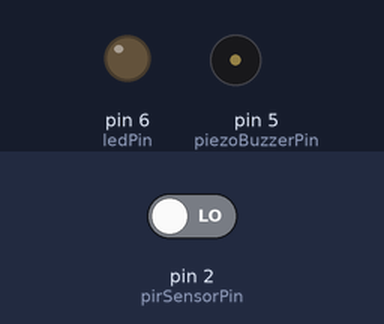
Simulated run of this sketch. Board: Arduino Uno, built with avr-gcc and run on an emulated ATmega328P. Shown: output pins drawn as LEDs (lit = HIGH), buzzer (waves = sounding). Dashed ring = blinking. The inputs (shaded band) are chosen by the test bench; at power-on: pin 2 (pirSensorPin) LOW.

Above: at 6.2 s.
6.3 s: pin 2 (pirSensorPin) driven HIGH
At 6.55 s:
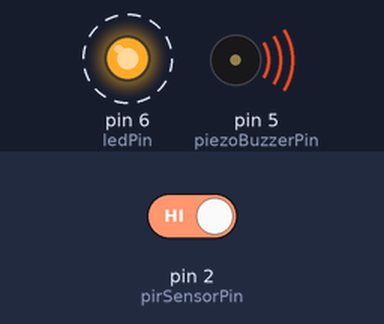
9.3 s: pin 2 (pirSensorPin) driven LOW
At 9.3 s:
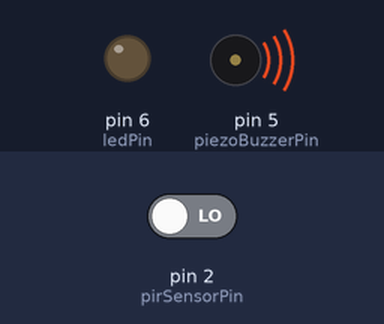
Timing chart, 0 to 12.3 s (numbered marks = the images above; inputs shaded):
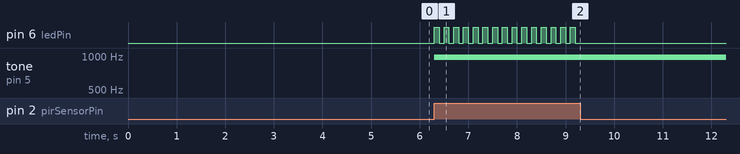

The sketch:

Code.ino
```cpp
int ledPin = 6;                // Pin LED is connected to
int piezoBuzzerPin = 5;     // Pin Piezo Buzzer is connected to
int pirSensorPin = 2;               // PIN PIR Sensor is connected to

int motionDetected = LOW;             // Start MotionDetected as low (No motion detected)

void setup() {
  pinMode(ledPin, OUTPUT);      // declare LED as output
  pinMode(pirSensorPin, INPUT);     // declare the PIR sensor as input
  pinMode(piezoBuzzerPin, OUTPUT); //declare buzzer as output
  Serial.begin(9600); //Set serial out if we want debugging
  delay(5000); //Allow time for the PIR Sensor to calibrate
}

void loop(){
  motionDetected = digitalRead(pirSensorPin);  // Read the PIR sensor
  if(motionDetected == HIGH) //If motion detected
  {
    digitalWrite(ledPin, HIGH);
    analogWrite(piezoBuzzerPin, 200);
    delay(100);
    analogWrite(ledPin, LOW);
    analogWrite(piezoBuzzerPin, 25);
    delay(100);
  }
  digitalWrite(ledPin, LOW);
  digitalWrite(piezoBuzzerPin,LOW);
}
```

Measured:
- after the input at 6.3 s, pin 6 (ledPin): alternates HIGH for 0.10 s and LOW for 0.10 s, starting at once; tone on pin 5 (piezoBuzzerPin): silent → 977 Hz at once
- after the input at 9.3 s, pin 6 (ledPin): stops changing and stays LOW
